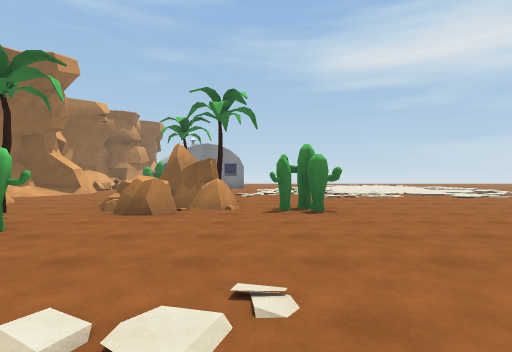
view 1 (above)

14 first-person views from a walk through a scene from a Unity 3-D project. The camera is 1.3 m above the floor, looks level and sees 80° across. The floor is counted in squares, 2 m on a side. Each view is taken from the middle of a square. On the plan, view 1 faces up. The plan holds only what a view shows up to about 10 squares ahead; the rest is blank. The place goes on beyond the plan. The player is left out.

view 2
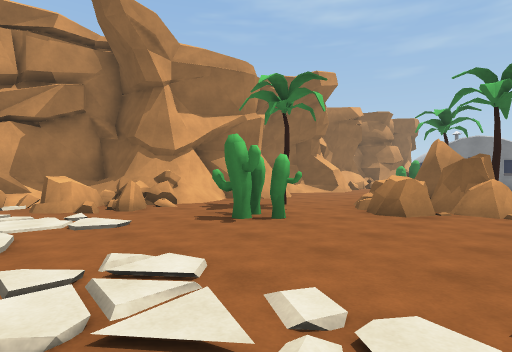

view 3
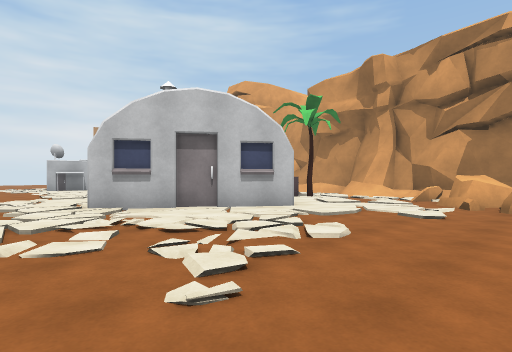

view 4
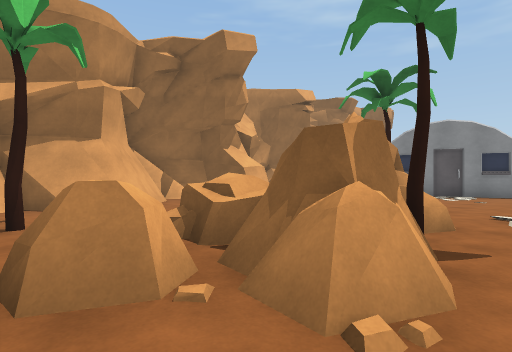

view 5
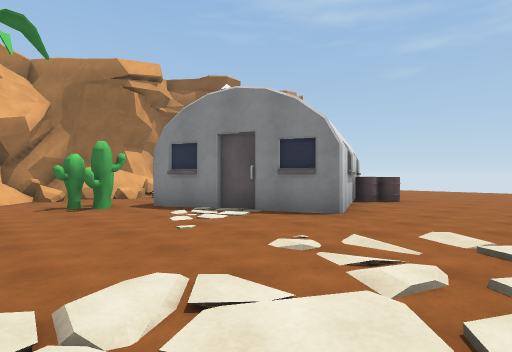

view 6
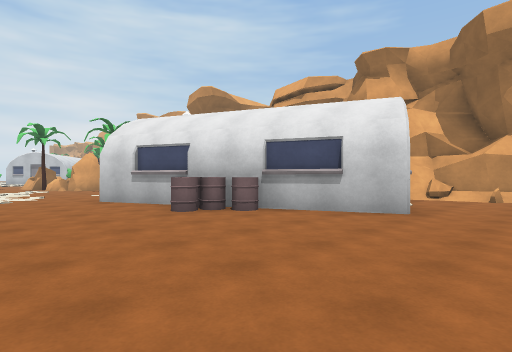

view 7
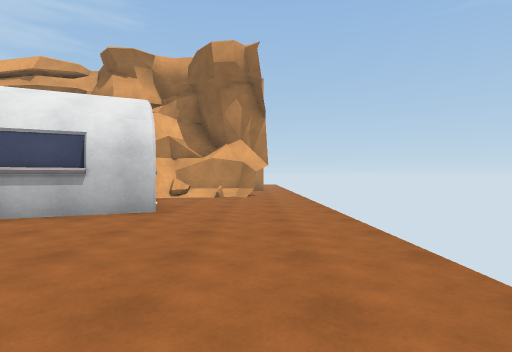

view 8
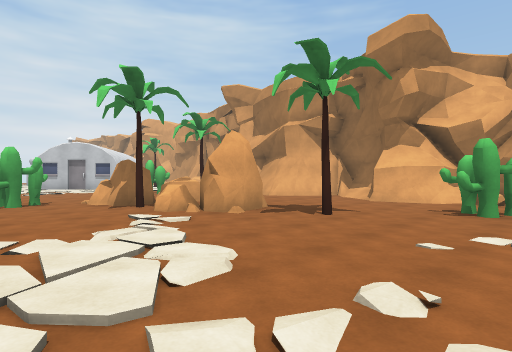

view 9
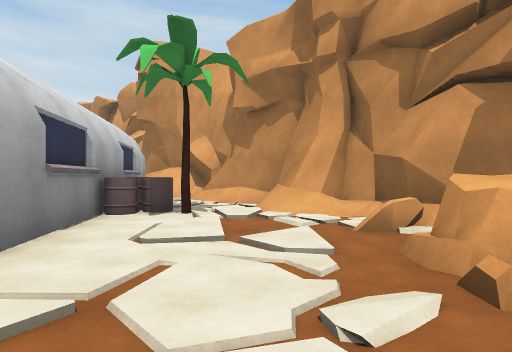

view 10
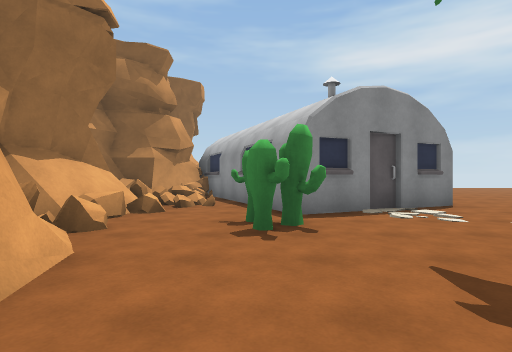

view 11
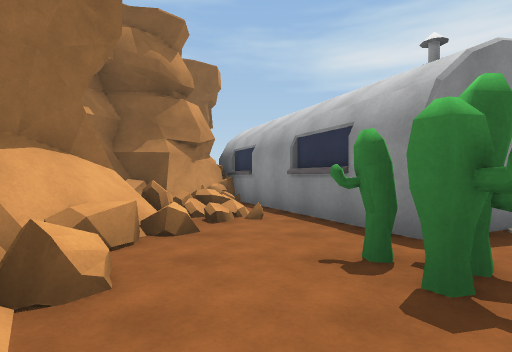

view 12
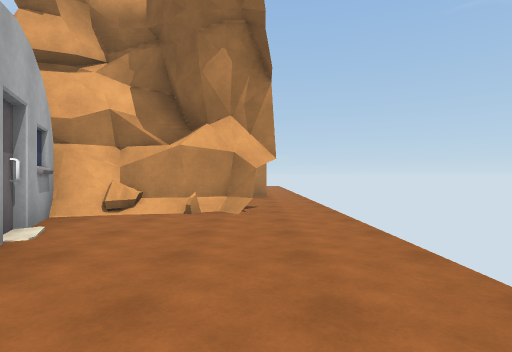

view 13
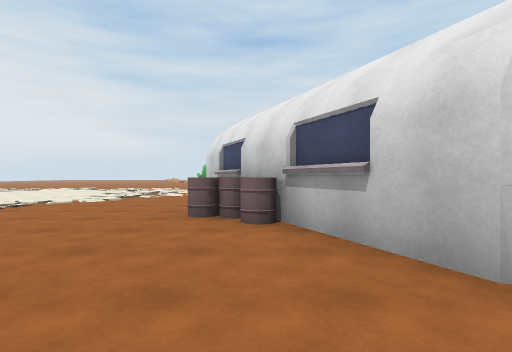

view 14
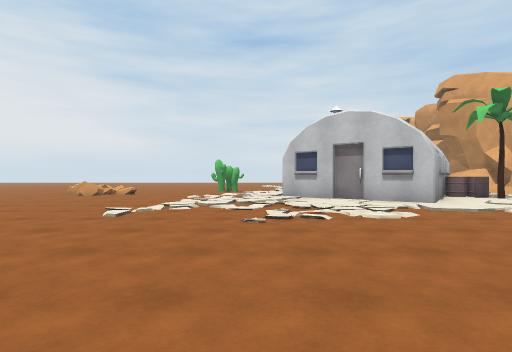

### Floor plan
Key: @ floor where view 1 was taken; # wall or solid block; x gap in a wall; . main floor; : floor 0.25 m higher than the main floor; / step, stairs or slope; = window, fence, low wall or low ledge; R rock; T tree; C cactus; B building.
Columns run from 11 left of view 1 to 2 right of it. Each row starts with its distance up from view 1.
 25 x..x..........
 24    #..........
 23    #...#......
 22    ######.....
 21     ##  #B....
 20     ##   BB...
 19   .####  #....
 18   #.=B#  #B...
 17    #=### ##...
 16    #=..###....
 15   .#...BB.....
 14   ##=.CC......
 13    ##.........
 12    .#...T.....
 11    ##.........
 10    #....RR....
  9    ##...RRR...
  8     #...RRT...
  7     #=..RRR...
  6     #.T.:RR.C.
  5     #..../....
  4     #..CC.....
  3   ###..C......
  2   ####........
  1   #== ........
  0   #=#......@..
 -1   # .. #B.....
 -2   # T.B##B ...
 -3   # BB#####...
 -4   # B##    ...
 -5   # B      .
 -6   ###     ..
 -7   .#     ...
 -8   ##     ...
 -9           ..

Where each view was taken, in squares from view 1:
view 1: 0 up, 0 right, facing up
view 2: 0 up, 0 right, facing up-left
view 3: 3 up, 1 right, facing down-left
view 4: 5 up, 0 right, facing up-left
view 5: 12 up, 2 right, facing up-left
view 6: 25 up, 2 right, facing down-left
view 7: 25 up, 2 right, facing left
view 8: 15 up, 2 right, facing down-left
view 9: 2 up, 4 left, facing down-left
view 10: 10 up, 5 left, facing up
view 11: 12 up, 6 left, facing up
view 12: 25 up, 2 left, facing left
view 13: 25 up, 2 left, facing down
view 14: 6 up, 0 right, facing down
